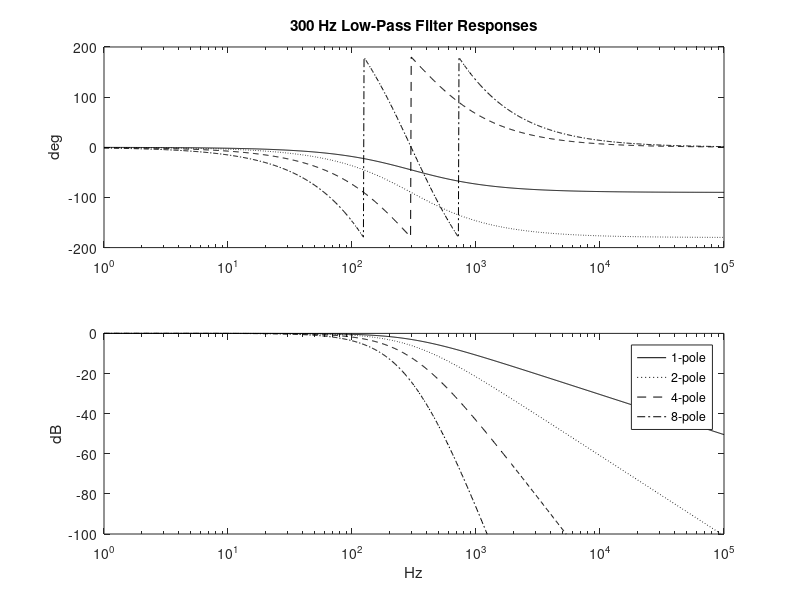
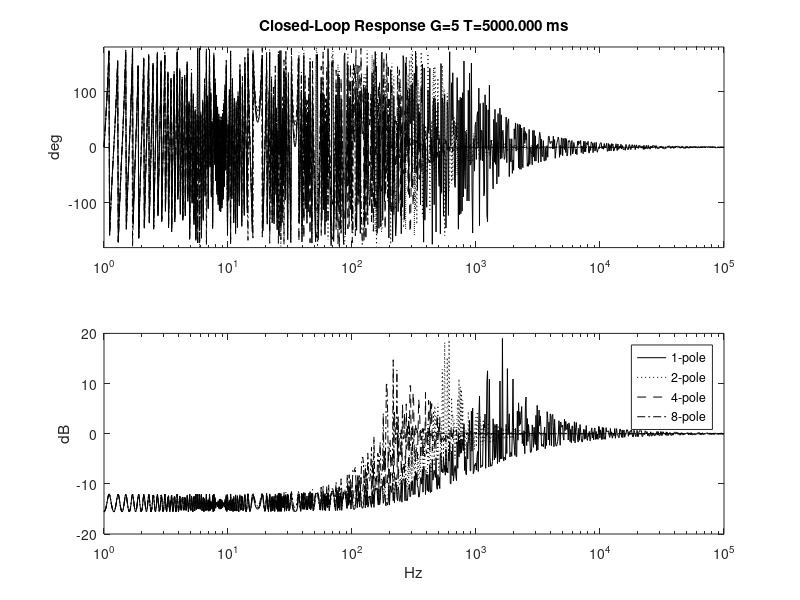
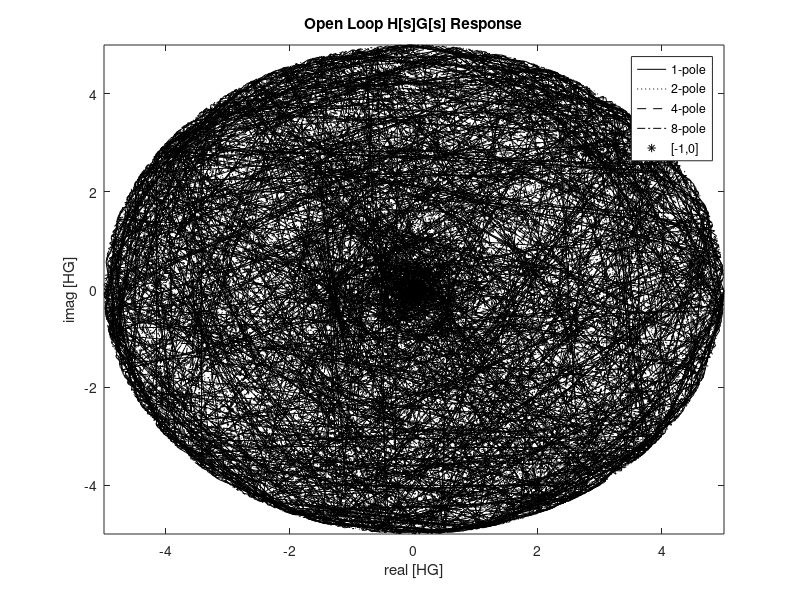

These charts were generated, in order, by the following MATLAB code:
% 1 HG Feedback analysis

npts=1000;
f=logspace(0,5,npts);

w=(2*pi).*f;

fc=300;

wc=2*pi*fc;

Rf=100;	% unity gain filter resistor
Cf=1/(Rf*wc);

j=sqrt(-1);

Gf=1./(ones(size(f)) + j.*w.*Cf.*Rf);

% 2, 4, and 8-pole filters

Gf2=Gf.*Gf;
Gf4=Gf2.*Gf2;
Gf8=Gf4.*Gf4;

% note subtraction assumed at summing junction

figure(1);
subplot(2,1,1),semilogx(f,(180/pi).*angle(Gf),'k');
ylabel('deg');
title('300 Hz Low-Pass Filter Responses');
hold on;
subplot(2,1,1),semilogx(f,(180/pi).*angle(Gf2),'k:');
subplot(2,1,1),semilogx(f,(180/pi).*angle(Gf4),'k--');
subplot(2,1,1),semilogx(f,(180/pi).*angle(Gf8),'k-.');
hold off;
%legend('1-pole','2-pole','4-pole','8-pole');

subplot(2,1,2),semilogx(f,20.*log10(abs((Gf))),'k');
ylabel('dB');
xlabel('Hz');
hold on;
subplot(2,1,2),semilogx(f,20.*log10(abs((Gf2))),'k:');
subplot(2,1,2),semilogx(f,20.*log10(abs((Gf4))),'k--');
subplot(2,1,2),semilogx(f,20.*log10(abs((Gf8))),'k-.');
hold off;
legend('1-pole','2-pole','4-pole','8-pole');
axis([f(1) f(npts) -100 0]);


% y/n is 1/(1 + HS)

%tau=0.0;
%gain=1;
tau=input('delay:');
gain=input('gain:');

H=gain.*exp(-j.*w.*tau);

Yn1=1./(ones(size(f))+H.*Gf);
Yn2=1./(ones(size(f))+H.*Gf2);
Yn4=1./(ones(size(f))+H.*Gf4);
Yn8=1./(ones(size(f))+H.*Gf8);

figure(2);
subplot(2,1,1),semilogx(f,(180/pi).*angle(Yn1),'k');
ylabel('deg');
tbuff=sprintf('Closed-Loop Response G=%.f T=%.3f ms',gain, tau*1000);
title(tbuff);
hold on;
subplot(2,1,1),semilogx(f,(180/pi).*angle(Yn2),'k:');
subplot(2,1,1),semilogx(f,(180/pi).*angle(Yn4),'k--');
subplot(2,1,1),semilogx(f,(180/pi).*angle(Yn8),'k-.');
hold off;
v=axis;
axis([v(1) v(2) -181 181]);
%legend('1-pole','2-pole','4-pole','8-pole');

subplot(2,1,2),semilogx(f,20.*log10(abs((Yn1))),'k');
ylabel('dB');
xlabel('Hz');
hold on;
subplot(2,1,2),semilogx(f,20.*log10(abs((Yn2))),'k:');
subplot(2,1,2),semilogx(f,20.*log10(abs((Yn4))),'k--');
subplot(2,1,2),semilogx(f,20.*log10(abs((Yn8))),'k-.');
hold off;
legend('1-pole','2-pole','4-pole','8-pole');

% look at HG

HG1=H.*Gf;
HG2=H.*Gf2;
HG4=H.*Gf4;
HG8=H.*Gf8;

figure(3);
plot(real(HG1),imag(HG1),'k');
title('Open Loop H[s]G[s] Response');
hold on;
plot(real(HG2),imag(HG2),'k:');
plot(real(HG4),imag(HG4),'k--');
plot(real(HG8),imag(HG8),'k-.');
plot(-1,0,'k*');
hold off;
ylabel('imag [HG]');
xlabel('real [HG]');
axis([-gain gain -gain gain]);
legend('1-pole','2-pole','4-pole','8-pole','[-1,0]');
